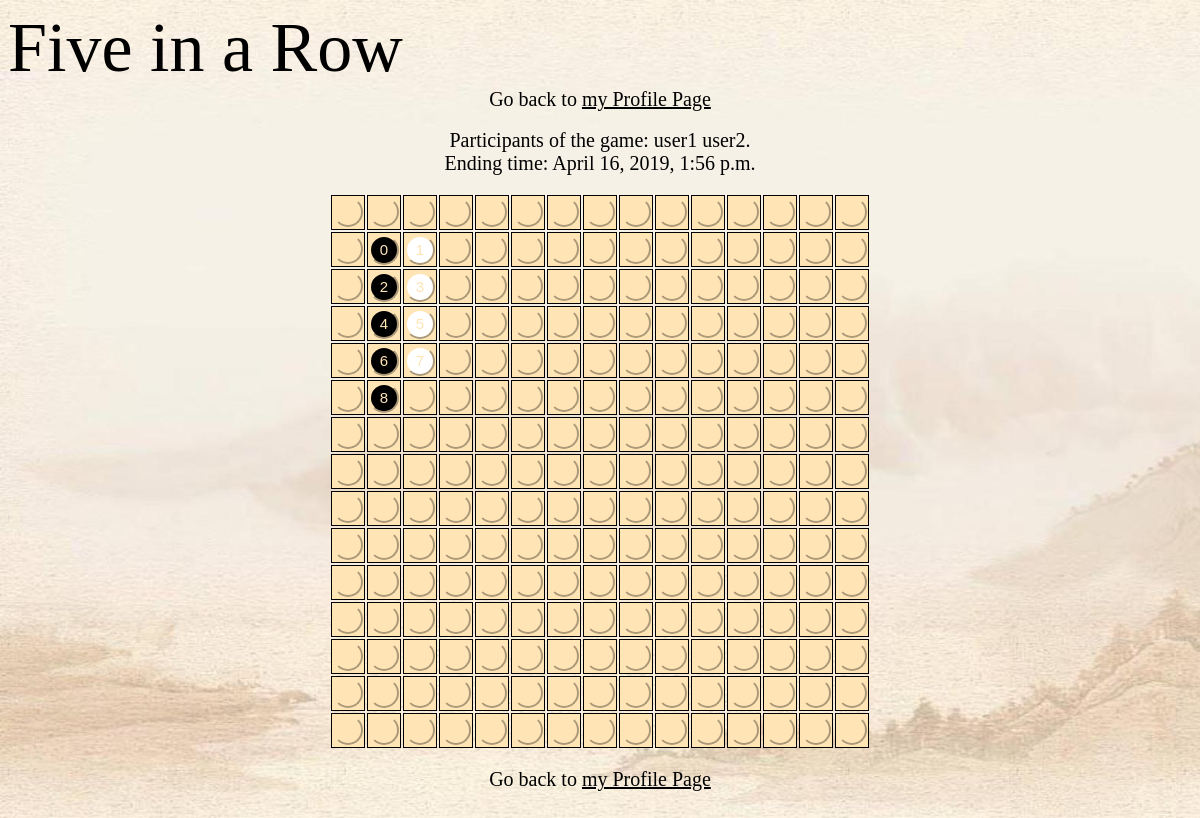
The app's page /OnlineFiveinaRow/rebuildgame/1 with its own data.
### OnlineFiveinaRow/models.py (models this page shows)
class Profile(models.Model):
	username     = models.CharField(max_length = 20)
	picture      = models.FileField(blank=True, upload_to='static/images/')
	content_type = models.CharField(max_length=50)
	game_sum     = models.IntegerField()
	win_sum      = models.IntegerField()
	game_records = models.ManyToManyField(Gamerecord, blank=True)

class Gamerecord(models.Model):
	process_record   = models.CharField(max_length=800)
	ending_time      = models.DateTimeField(auto_now_add=True)

### OnlineFiveinaRow/views.py (the view)
# urls.py: path('rebuildgame/<int:id>',views.rebuild_game,name='rebuildgame'),
def rebuild_game(request,id):
    re_game_record=Gamerecord.objects.get(id=id)
    time = re_game_record.ending_time
    participant_a=re_game_record.profile_set.all()[0].username
    participant_b=re_game_record.profile_set.all()[1].username
    print(re_game_record.process_record)
    record_array=re_game_record.process_record.split(" ")
    record_array_temp=record_array
    record_array_temp.pop()
    counter=0
    while counter<len(record_array_temp):
        record_array_temp[counter]=int(record_array[counter])
        counter=counter+1
    context={'record_array':json.dumps(record_array_temp), 'p_a':participant_a,'p_b':participant_b, 'time':time}
    return render(request,'OnlineFiveinaRow/gamerebuilding.html',context)

### OnlineFiveinaRow/templates/OnlineFiveinaRow/gamerebuilding.html (shortened to what this page needs)
{% extends "OnlineFiveinaRow/base_game.html" %}
{% block content %}
   <div class="desc_char">Go back to <a href="{% url 'profile_me' %}">my Profile Page</a></div>
   <br>
	<div class="desc_char">Participants of the game: {{p_a}}     {{p_b}}.</div>
   <div class="desc_char">Ending time: {{time}}</div>
   <br>
   <br>
   <div class="desc_char">Go back to <a href="{% url 'profile_me' %}">my Profile Page</a></div>
   <br><br>
{% endblock %}

### OnlineFiveinaRow/static/OnlineFiveinaRow/OnlineFiveinaRow.css (style rules this page uses)
.desc_char { font-size:20px; color:black; }
a { color:black; }
.game { background-image:url(../images/game_background.jpg); background-repeat:no-repeat; background-size: cover; -webkit-background-size: cover; background-attachment: fixed; height: 100%; width:100%; }

### records on screen
Profile: username "user1"
Profile: username "user2"
Gamerecord: ending_time "April 16, 2019, 1:56 p.m."
